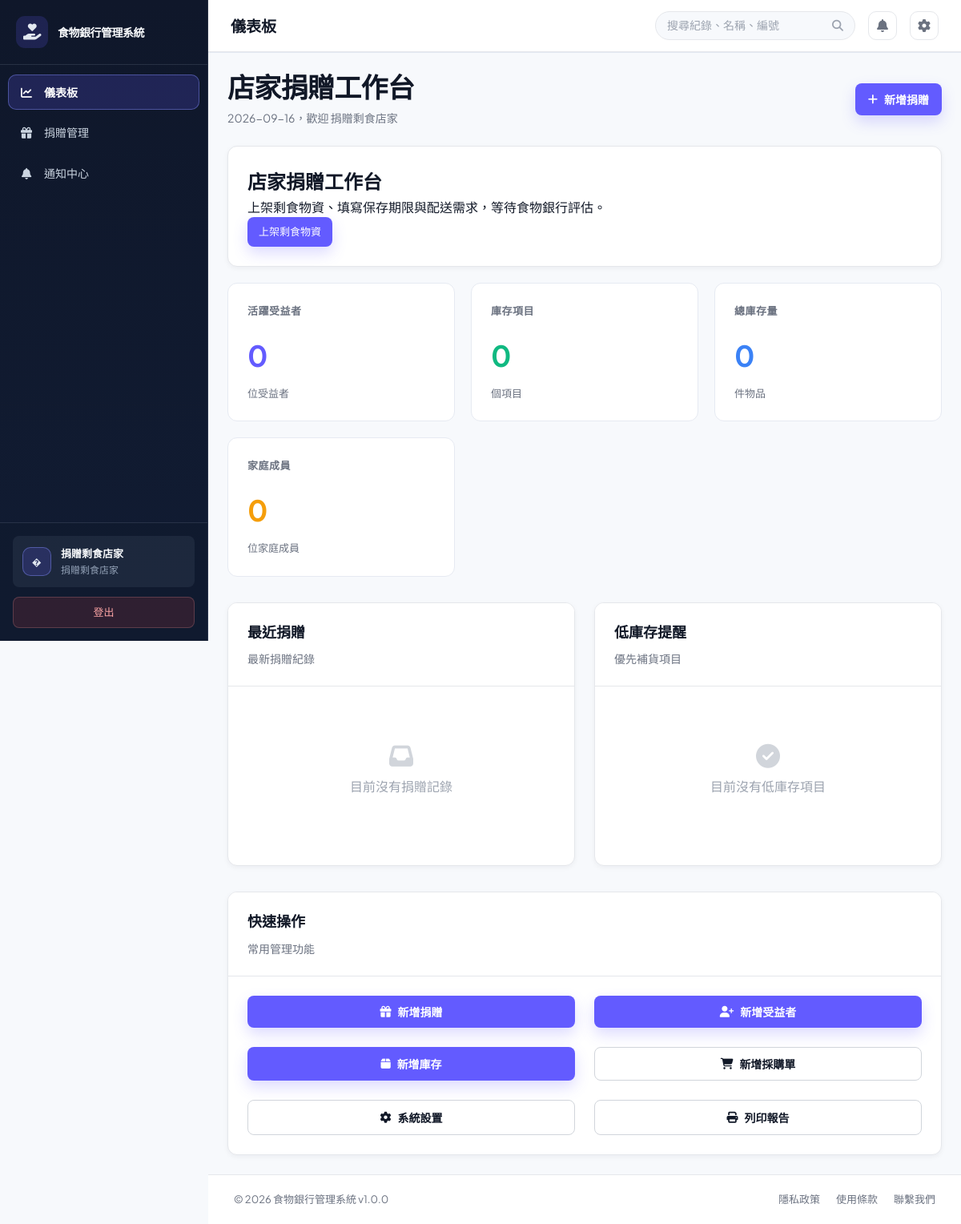
Page /?page=dashboard (signed in) on the earlier database version.
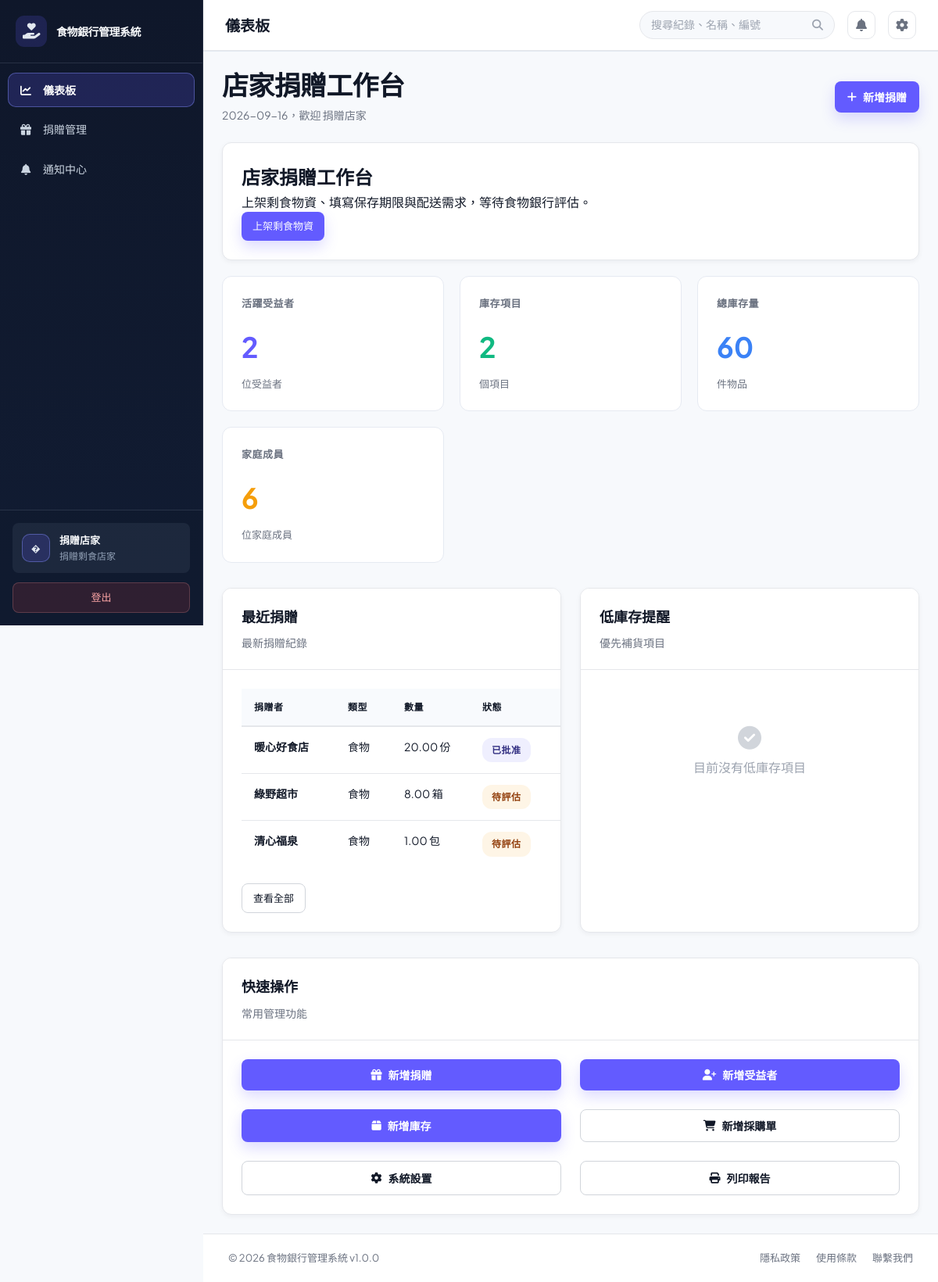
Same page on the later database version.
### tables this page shows
CREATE TABLE `users` (
  `user_id` int(11) NOT NULL,
  `username` varchar(50) NOT NULL,
  `password` varchar(255) NOT NULL,
  `email` varchar(100) NOT NULL,
  `full_name` varchar(100) NOT NULL,
  `phone` varchar(20) DEFAULT NULL,
  `role` enum('admin','foodbank_staff','volunteer','donor') NOT NULL DEFAULT 'foodbank_staff',
  `department` varchar(50) DEFAULT NULL,
  `status` enum('active','inactive','suspended') DEFAULT 'active',
  `created_at` timestamp NULL DEFAULT current_timestamp(),
  `updated_at` timestamp NULL DEFAULT current_timestamp() ON UPDATE current_timestamp(),
  `created_by` int(11) DEFAULT NULL,
  `phone_verified` tinyint(1) NOT NULL DEFAULT 0
);

CREATE TABLE `donations` (
  `donation_id` int(11) NOT NULL,
  `donor_id` int(11) DEFAULT NULL,
  `donor_name` varchar(100) NOT NULL,
  `donation_type` enum('food','supplies','money','other') NOT NULL,
  `quantity` decimal(10,2) DEFAULT NULL,
  `unit` varchar(20) DEFAULT NULL,
  `donation_date` datetime NOT NULL,
  `received_by` int(11) DEFAULT NULL,
  `status` enum('received','pending','assessed','approved','rejected','archived') DEFAULT 'pending',
  `notes` text DEFAULT NULL,
  `created_at` timestamp NULL DEFAULT current_timestamp(),
  `updated_at` timestamp NULL DEFAULT current_timestamp() ON UPDATE current_timestamp(),
  `item_name` varchar(100) DEFAULT NULL,
  `weight_kg` decimal(10,2) DEFAULT NULL,
  `size_description` varchar(100) DEFAULT NULL,
  `expiry_date` date DEFAULT NULL,
  `pickup_deadline` datetime DEFAULT NULL,
  `delivery_option` enum('donor_delivery','volunteer_delivery','food_bank_pickup') DEFAULT 'volunteer_delivery',
  `vehicle_type` enum('car','motorcycle','none') DEFAULT 'none',
  `photo_path` varchar(255) DEFAULT NULL,
  `evaluation_notes` text DEFAULT NULL,
  `seal_code` varchar(30) DEFAULT NULL
);

### src/views/dashboard.php (the view)
<?php
require_once BASE_PATH . '/src/models/BeneficiaryModel.php';
require_once BASE_PATH . '/src/models/InventoryModel.php';
require_once BASE_PATH . '/src/models/DonationModel.php';
$beneficiaryModel = new BeneficiaryModel();
$inventoryModel = new InventoryModel();
$donationModel = new DonationModel();
$recentDonations = array_slice($donationModel->getAllDonations(null), 0, 5);
$lowStockItems = array_slice($inventoryModel->getLowStockItems(), 0, 5);
$dashboardRole = $currentUser['role'] ?? 'foodbank_staff';
$dashboardRoleLabels = [
    'admin' => '系統管理總覽',
    'foodbank_staff' => '食物銀行官方工作台',
    'volunteer' => '志工／外送員工作台',
    'donor' => '店家捐贈工作台',
];
?>
<div class="view-header">
    <div>
        <h1 class="view-title"><?php echo htmlspecialchars($dashboardRoleLabels[$dashboardRole] ?? '工作台'); ?></h1>
        <p class="view-subtitle"><?php echo date('Y-m-d'); ?>，歡迎 <?php echo htmlspecialchars($currentUser['full_name'] ?? '使用者'); ?></p>
    </div>
    <button class="btn btn-primary" onclick="openAddDonationModal()">
        <i class="fas fa-plus"></i> 新增捐贈
    </button>
</div>
<div class="card role-intro mb-20">
    <div class="card-body">
        <?php if ($dashboardRole === 'volunteer'): ?>
            <h2>你的公益任務</h2><p>前往配送任務接單，或認領公益活動；完成配送後會記錄公益點數。</p>
            <a href="?page=deliveries" class="btn btn-primary btn-sm">查看可接任務</a>
        <?php elseif ($dashboardRole === 'foodbank_staff'): ?>
            <h2>官方人員工作台</h2><p>處理捐贈評估、庫存、受益者服務與配送任務，確保物資完成媒合。</p>
            <a href="?page=donations" class="btn btn-primary btn-sm">處理待評估捐贈</a>
        <?php elseif ($dashboardRole === 'donor'): ?>
            <h2>店家捐贈工作台</h2><p>上架剩食物資、填寫保存期限與配送需求，等待食物銀行評估。</p>
            <a href="?page=donations" class="btn btn-primary btn-sm">上架剩食物資</a>
        <?php elseif ($dashboardRole === 'manager'): ?>
            <h2>營運管理</h2><p>掌握物資媒合、配送任務、庫存與公益活動的整體進度。</p>
            <a href="?page=deliveries" class="btn btn-primary btn-sm">查看配送進度</a>
        <?php else: ?>
            <h2>系統管理</h2><p>管理平台模組、帳號權限、稽核紀錄與整體公益服務成效。</p>
            <a href="?page=settings" class="btn btn-primary btn-sm">前往系統設置</a>
        <?php endif; ?>
    </div>
</div>
<div class="stats-grid">
    <div class="stat-card">
        <h3>活躍受益者</h3>
        <div class="stat-number"><?php echo number_format($beneficiaryModel->countActiveBeneficiaries()); ?></div>
        <p class="stat-label">位受益者</p>
    </div>
    <div class="stat-card">
        <h3>庫存項目</h3>
        <div class="stat-number"><?php echo number_format($inventoryModel->countAvailableItems()); ?></div>
        <p class="stat-label">個項目</p>
    </div>
    <div class="stat-card">
        <h3>總庫存量</h3>
        <div class="stat-number"><?php echo number_format($inventoryModel->getTotalInventoryValue()); ?></div>
        <p class="stat-label">件物品</p>
    </div>
    <div class="stat-card">
        <h3>家庭成員</h3>
        <div class="stat-number"><?php echo number_format($beneficiaryModel->getTotalFamilyMembers()); ?></div>
        <p class="stat-label">位家庭成員</p>
    </div>
</div>
<div class="grid-2 mt-32">
    <div class="card">
        <div class="card-header">
            <h2>最近捐贈</h2>
            <p>最新捐贈紀錄</p>
        </div>
        <div class="card-body recent-donations-body">
            <?php if (!empty($recentDonations)): ?>
                <table class="data-table recent-donations-table">
                    <thead>
                        <tr>
                            <th>捐贈者</th>
                            <th>類型</th>
                            <th>數量</th>
                            <th>狀態</th>
                        </tr>
                    </thead>
                    <tbody>
                        <?php foreach ($recentDonations as $donation): ?>
                            <?php $statusClass = 'status-' . strtolower(str_replace(' ', '_', (string) $donation['status'])); ?>
                            <?php
                            $donationTypeLabels = [
                                'food' => '食物',
                                'supplies' => '用品',
                                'other' => '其他',
                            ];
                            $donationStatusLabels = [
                                'pending' => '待評估',
                                'approved' => '已批准',
                                'received' => '已收貨',
                                'rejected' => '已拒絕',
                            ];
                            ?>
                            <tr>
                                <td><strong><?php echo htmlspecialchars($donation['donor_name']); ?></strong></td>
                                <td><?php echo htmlspecialchars($donationTypeLabels[$donation['donation_type']] ?? $donation['donation_type']); ?></td>
                                <td><?php echo htmlspecialchars($donation['quantity']); ?> <?php echo htmlspecialchars($donation['unit']); ?></td>
                                <td><span class="status <?php echo $statusClass; ?>"><?php echo htmlspecialchars($donationStatusLabels[$donation['status']] ?? $donation['status']); ?></span></td>
                            </tr>
                        <?php endforeach; ?>
                    </tbody>
                </table>
                <div class="mt-20">
                    <a href="?page=donations" class="btn btn-secondary btn-sm">查看全部</a>
                </div>
            <?php else: ?>
                <div class="empty-state">
                    <i class="fas fa-inbox"></i>
                    <p>目前沒有捐贈記錄</p>
                </div>
            <?php endif; ?>
        </div>
    </div>
    <div class="card">
        <div class="card-header">
            <h2>低庫存提醒</h2>
            <p>優先補貨項目</p>
        </div>
        <div class="card-body">
            <?php if (!empty($lowStockItems)): ?>
                <table class="data-table">
                    <thead>
                        <tr>
                            <th>物品名稱</th>
                            <th>現有數量</th>
                            <th>預定數量</th>
                        </tr>
                    </thead>
                    <tbody>
                        <?php foreach ($lowStockItems as $item): ?>
                            <tr>
                                <td><strong><?php echo htmlspecialchars($item['item_name']); ?></strong></td>
                                <td><?php echo (int) $item['quantity_on_hand']; ?> <?php echo htmlspecialchars($item['unit']); ?></td>
                                <td><?php echo (int) $item['reorder_level']; ?> <?php echo htmlspecialchars($item['unit']); ?></td>
                            </tr>
                        <?php endforeach; ?>
                    </tbody>
                </table>
                <div class="mt-20">
                    <a href="?page=inventory" class="btn btn-secondary btn-sm">前往庫存頁</a>
                </div>
            <?php else: ?>
                <div class="empty-state">
                    <i class="fas fa-circle-check"></i>
                    <p>目前沒有低庫存項目</p>
                </div>
            <?php endif; ?>
        </div>
    </div>
</div>
<div class="card mt-32">
    <div class="card-header">
        <h2>快速操作</h2>
        <p>常用管理功能</p>
    </div>
    <div class="card-body">
        <div class="grid-3">
            <button class="btn btn-primary" onclick="openAddDonationModal()"><i class="fas fa-gift"></i> 新增捐贈</button>
            <button class="btn btn-primary" onclick="openAddBeneficiaryModal()"><i class="fas fa-user-plus"></i> 新增受益者</button>
            <button class="btn btn-primary" onclick="openAddInventoryModal()"><i class="fas fa-box"></i> 新增庫存</button>
            <button class="btn btn-secondary" onclick="openNewPurchaseModal()"><i class="fas fa-cart-shopping"></i> 新增採購單</button>
            <a href="?page=settings" class="btn btn-secondary"><i class="fas fa-gear"></i> 系統設置</a>
            <button class="btn btn-secondary" onclick="printTable()"><i class="fas fa-print"></i> 列印報告</button>
        </div>
    </div>
</div>

### public/index.php (shortened to what the changed rows need)
<?php
require_once BASE_PATH . '/config/database.php';
$connection = $db->getConnection();
$demoPasswordHashes = [
    'manager' => '866485796cfa8d7c0cf7111640205b83076433547577511d81f8030ae99ecea5',
    'staff' => '10176e7b7b24d317acfcf8d2064cfd2f24e154f7b5a96603077d5ef813d6a6b6',
];
foreach ($demoPasswordHashes as $demoUsername => $demoPasswordHash) {
    $demoUsernameEscaped = $connection->real_escape_string($demoUsername);
    $connection->query(
        "UPDATE users SET password = '{$demoPasswordHash}' WHERE username = '{$demoUsernameEscaped}' AND CHAR_LENGTH(password) <> 60 AND CHAR_LENGTH(password) <> 64"
    );
}
$connection->query(
    "UPDATE users SET full_name = CASE username
        WHEN 'official' THEN '食物銀行官方人員'
        WHEN 'manager' THEN '食物銀行官方人員'
        WHEN 'staff' THEN '食物銀行官方人員'
        WHEN 'volunteer' THEN '平台志工／外送員'
        WHEN 'donor' THEN '捐贈剩食店家'
        ELSE full_name
    END
    WHERE username IN ('official', 'manager', 'staff', 'volunteer', 'donor')
      AND (full_name LIKE '%?%' OR full_name = '')"
);
if (!empty($_SESSION['user']['username'])) {
    $sessionUsername = $connection->real_escape_string($_SESSION['user']['username']);
    $sessionUserResult = $connection->query("SELECT user_id, username, full_name, role, status, email, phone, phone_verified FROM users WHERE username = '{$sessionUsername}' LIMIT 1");
}
$currentUser = $_SESSION['user'];
$role = $currentUser['role'];
$roleLabels = [
    'admin' => '系統管理者',
    'foodbank_staff' => '食物銀行官方人員',
    'volunteer' => '平台志工／外送員',
    'donor' => '捐贈剩食店家',
];
$rolePages = [
    'admin' => ['dashboard', 'donations', 'deliveries', 'activities', 'inventory', 'beneficiaries', 'purchases', 'settings', 'users', 'carbon_report', 'reports', 'rewards', 'notifications', 'certificate', 'activity_certificate'],
    'foodbank_staff' => ['dashboard', 'donations', 'deliveries', 'activities', 'inventory', 'beneficiaries', 'purchases', 'carbon_report', 'reports', 'rewards', 'notifications', 'certificate', 'activity_certificate'],
    'volunteer' => ['dashboard', 'deliveries', 'activities', 'rewards', 'reports', 'notifications', 'certificate', 'activity_certificate'],
    'donor' => ['dashboard', 'donations', 'notifications', 'certificate'],
];
$page = isset($_GET['page']) ? trim($_GET['page']) : 'dashboard';
$page = basename($page);
$menu_items = [
    'dashboard' => ['label' => '儀表板', 'icon' => 'fa-solid fa-chart-line'],
    'donations' => ['label' => '捐贈管理', 'icon' => 'fa-solid fa-gift'],
    'deliveries' => ['label' => '配送任務', 'icon' => 'fa-solid fa-route'],
    'activities' => ['label' => '活動認領', 'icon' => 'fa-solid fa-calendar-check'],
    'inventory' => ['label' => '庫存管理', 'icon' => 'fa-solid fa-boxes-stacked'],
    'beneficiaries' => ['label' => '受益者', 'icon' => 'fa-solid fa-users'],
    'purchases' => ['label' => '採購管理', 'icon' => 'fa-solid fa-cart-shopping'],
    'rewards' => ['label' => '點數兌換', 'icon' => 'fa-solid fa-gift'],
    'carbon_report' => ['label' => '減碳報表', 'icon' => 'fa-solid fa-leaf'],
    'reports' => ['label' => '數據分析', 'icon' => 'fa-solid fa-chart-pie'],
    'notifications' => ['label' => '通知中心', 'icon' => 'fa-solid fa-bell'],
    'settings' => ['label' => '設置', 'icon' => 'fa-solid fa-gear'],
    'users' => ['label' => '帳號審核', 'icon' => 'fa-solid fa-user-check'],
];
$allowedPages = $rolePages[$role] ?? ['dashboard'];
?>
<!DOCTYPE html>
<html lang="zh-TW">
<head>
    <link href="https://cdnjs.cloudflare.com/ajax/libs/font-awesome/6.4.0/css/all.min.css" rel="stylesheet">
    <link rel="stylesheet" href="assets/css/style.css?v=<?php echo filemtime(__DIR__ . '/assets/css/style.css'); ?>">
</head>
<body>
    <div class="app-wrapper">
        <aside class="sidebar">
            <nav class="sidebar-nav">
                <?php foreach ($menu_items as $key => $item):
                    if (!in_array($key, $allowedPages, true)) {
                        continue;
                    }
                    $is_active = ($page === $key) ? 'active' : '';
                    $icon = $item['icon'];
                    $label = ($key === 'reports' && $role === 'volunteer') ? '榮譽榜' : $item['label'];
                    ?>
                    <a href="?page=<?php echo $key; ?>" class="nav-item <?php echo $is_active; ?>" title="<?php echo $label; ?>">
                        <span class="nav-icon"><i class="<?php echo $icon; ?>"></i></span>
                        <span class="nav-label"><?php echo $label; ?></span>
                    </a>
                <?php endforeach; ?>
            </nav>
            <div class="sidebar-footer">
                <div class="user-profile">
                    <div class="avatar"><?php echo htmlspecialchars(strtoupper(substr($currentUser['full_name'], 0, 2))); ?></div>
                    <div class="user-info">
                        <div class="user-name"><?php echo htmlspecialchars($currentUser['full_name']); ?></div>
                        <div class="user-role"><?php echo htmlspecialchars($roleLabels[$role] ?? $role); ?></div>
                    </div>
                </div>
            </div>
        </aside>
        <div class="main-container">
            <main class="page-content">
                <div class="content-shell">
                    <?php
                    $view_file = BASE_PATH . '/src/views/' . $page . '.php';
                    if (file_exists($view_file)) {
                        include $view_file;
                    }
                    ?>
                </div>
            </main>
        </div>
    </div>
</body>
</html>

Differences in the rows shown:
changed users "店家捐贈工作台": full_name "捐贈剩食店家" → "捐贈店家"
added donations: donor_name "暖心好食店", donation_type "食物", quantity "20.00", unit "份", status "已批准"
added donations: donor_name "綠野超市", donation_type "食物", quantity "8.00", unit "箱", status "待評估"
added donations: donor_name "清心福泉", donation_type "食物", quantity "1.00", unit "包", status "待評估"
Other differences:
$beneficiaryModel->countActiveBeneficiaries(): "0" → "2"
$inventoryModel->countAvailableItems(): "0" → "2"
$inventoryModel->getTotalInventoryValue(): "0" → "60"
$beneficiaryModel->getTotalFamilyMembers(): "0" → "6"
text no longer shown: "目前沒有捐贈記錄"
text now shown: "捐贈者 類型 數量 狀態 查看全部"
